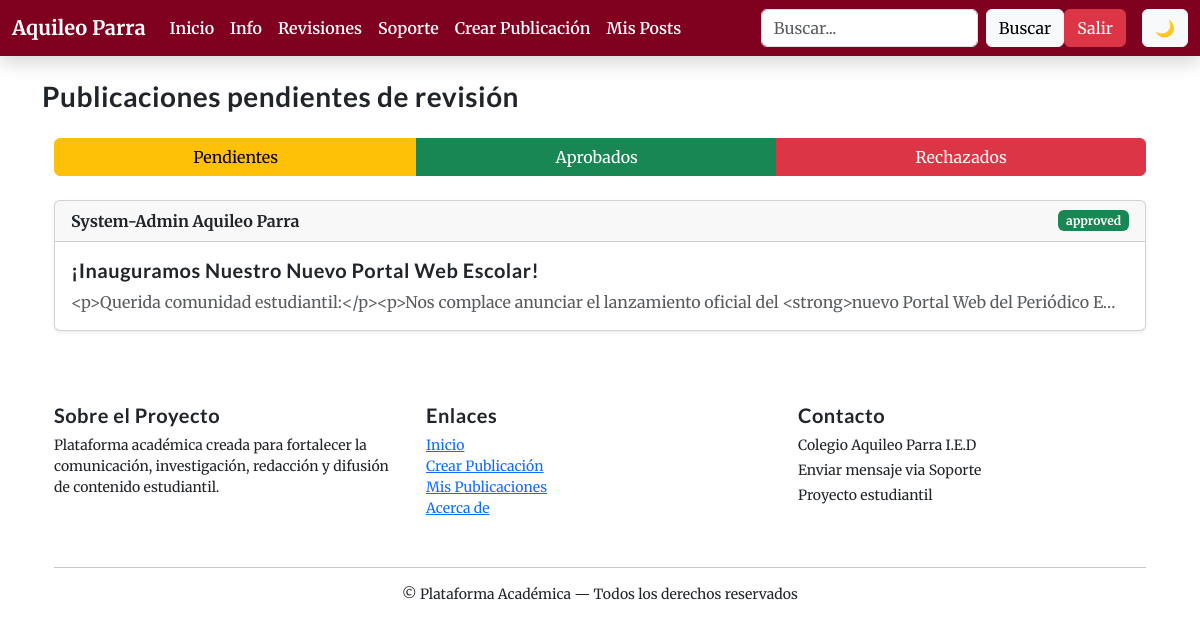
The page /publicaciones/revisiones/ (signed in) on the database its author committed.
### ValidatePosts/models.py (models this page shows, shortened)
class Post(models.Model):
    STATUS_CHOICES = (
        ("pending", "Pending Review"),
        ("approved", "Approved"),
        ("rejected", "Rejected"),
    )
    user = models.ForeignKey(User, on_delete=models.CASCADE, related_name="posts")
    title = models.CharField(max_length=255)
    body = CKEditor5Field(config_name="default")
    imgs = models.ImageField(upload_to="posts/images/", null=True, blank=True)
    status = models.CharField(max_length=20, choices=STATUS_CHOICES, default="pending")
    feedback = models.TextField(null=True, blank=True)
    created_at = models.DateTimeField(auto_now_add=True)
    views = models.IntegerField(default=0)
    tags = models.CharField(max_length=255, blank=True, help_text="Separar con comas (ej: deportes, ciencia, colegio)")
    links = models.TextField(null=True, blank=True, help_text="Ingresa enlaces separados por una nueva línea")
    attachment = models.FileField(upload_to="posts/files/", null=True, blank=True)
    video_url = models.URLField(null=True, blank=True)

### RegisterUsers/models.py (models this page shows, shortened)
class User(AbstractUser):
    ROLE_CHOICES = (
        ("estudiante", "Estudiante"),
        ("profesor", "Profesor"),
    )
    username = models.CharField(
        max_length=150,
        unique=True,
        validators=[
            RegexValidator(
                regex=r'^[\w @.+-]+$',
                message="El nombre solo puede contener letras, números, espacios y @/./+/-/_"
            )
        ]
    )
    email = models.EmailField(
        unique=False,
        blank=False,
        null=False
    )
    role = models.CharField(max_length=20, choices=ROLE_CHOICES)

### ValidatePosts/views.py (the view)
# urls.py: path('revisiones/', views.revisiones_view, name='revisiones'),
@login_required
def revisiones_view(request):
    estado = request.GET.get("estado", None)
    posts = Post.objects.filter().order_by("-id")
    if estado in ["pending", "approved", "rejected"]:
        posts = posts.filter(status=estado)
    return render(request, "checkposts.html", {
        "posts": posts,
        "estado": estado,
    })

### ValidatePosts/templates/checkposts.html (shortened to what this page needs)
{% extends "base.html" %}
{% block content %}
<div class="container d mt-4">
    <h3 class="mb-4">Publicaciones pendientes de revisión</h3>
    <div class="container mt-4">
    <div class="btn-group mb-4 d-flex">
        <a href="?estado=pending"
           class="btn btn-warning {% if estado == 'pending' %}active{% endif %}">
           Pendientes
        </a>
        <a href="?estado=approved"
           class="btn btn-success {% if estado == 'approved' %}active{% endif %}">
           Aprobados
        </a>
        <a href="?estado=rejected"
           class="btn btn-danger {% if estado == 'rejected' %}active{% endif %}">
           Rechazados
        </a>
    </div>
    <div class="row g-4">
        {% for post in posts %}
        <div class="col-12">
            <a href="{% url 'review' post.id %}" class="text-decoration-none text-dark">
                <div class="card shadow-sm hover-shadow" style="transition: 0.2s;">
                    <div class="card-header d-flex justify-content-between align-items-center">
                        <span class="fw-bold">{{ post.user.username }}</span>
                        <span class="
                            badge
                            {% if post.status == 'pending' %} bg-warning text-dark
                            {% elif post.status == 'approved' %} bg-success
                            {% elif post.status == 'rejected' %} bg-danger
                            {% endif %}
                        ">
                            {{ post.status }}
                        </span>
                    </div>
                    <div class="card-body">
                        <h5 class="card-title">{{ post.title }}</h5>
                        <p class="card-text text-muted">
                            {{ post.body|truncatechars:130 }}
                        </p>
                    </div>
                </div>
            </a>
        </div>
        {% endfor %}
    </div>
</div>
{% endblock %}

### Publicates/templates/base.html (style rules this page uses)
body { font-family: 'Merriweather', serif; background-color: var(--bs-body-bg); }
h1, h2, h3, h4, h5, h6 { font-family: 'Lato', sans-serif; font-weight: 700; letter-spacing: 0.5px; }
p, li, label, input, textarea, a, small { font-family: 'Merriweather', serif !important; }

### rows shown on the page
Post: user.username "System-Admin Aquileo Parra", status "approved", title "¡Inauguramos Nuestro Nuevo Portal Web Escolar!", body "<p>Querida comunidad estudiantil:</p><p>Nos complace anunciar el lanzamiento oficial del <strong>nuevo Portal Web del Periódico E…"
